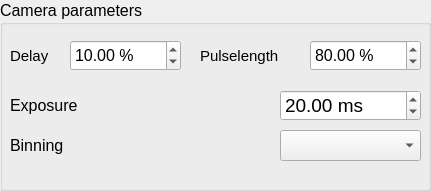
           <widget class="QGroupBox" name="groupBox_11">
            <property name="geometry">
             <rect>
              <x>10</x>
              <y>110</y>
              <width>431</width>
              <height>191</height>
             </rect>
            </property>
            <property name="font">
             <font>
              <pointsize>12</pointsize>
             </font>
            </property>
            <property name="title">
             <string>Camera parameters</string>
            </property>
            <widget class="QLabel" name="label_38">
             <property name="geometry">
              <rect>
               <x>10</x>
               <y>40</y>
               <width>131</width>
               <height>31</height>
              </rect>
             </property>
             <property name="font">
              <font>
               <pointsize>11</pointsize>
              </font>
             </property>
             <property name="text">
              <string>Delay</string>
             </property>
            </widget>
            <widget class="QLabel" name="label_39">
             <property name="geometry">
              <rect>
               <x>200</x>
               <y>40</y>
               <width>131</width>
               <height>31</height>
              </rect>
             </property>
             <property name="font">
              <font>
               <pointsize>11</pointsize>
              </font>
             </property>
             <property name="text">
              <string>Pulselength</string>
             </property>
            </widget>
            <widget class="QDoubleSpinBox" name="CameraTriggerDelaySpinBox">
             <property name="enabled">
              <bool>true</bool>
             </property>
             <property name="geometry">
              <rect>
               <x>70</x>
               <y>40</y>
               <width>111</width>
               <height>31</height>
              </rect>
             </property>
             <property name="font">
              <font>
               <pointsize>12</pointsize>
              </font>
             </property>
             <property name="suffix">
              <string> %</string>
             </property>
             <property name="maximum">
              <double>100.000000000000000</double>
             </property>
             <property name="singleStep">
              <double>0.100000000000000</double>
             </property>
             <property name="value">
              <double>10.000000000000000</double>
             </property>
            </widget>
            <widget class="QDoubleSpinBox" name="CameraTriggerPulseLengthSpinBox">
             <property name="enabled">
              <bool>true</bool>
             </property>
             <property name="geometry">
              <rect>
               <x>310</x>
               <y>40</y>
               <width>111</width>
               <height>31</height>
              </rect>
             </property>
             <property name="font">
              <font>
               <pointsize>12</pointsize>
              </font>
             </property>
             <property name="suffix">
              <string> %</string>
             </property>
             <property name="maximum">
              <double>100.000000000000000</double>
             </property>
             <property name="singleStep">
              <double>0.100000000000000</double>
             </property>
             <property name="value">
              <double>80.000000000000000</double>
             </property>
            </widget>
            <widget class="QLabel" name="label_36">
             <property name="geometry">
              <rect>
               <x>10</x>
               <y>90</y>
               <width>141</width>
               <height>31</height>
              </rect>
             </property>
             <property name="font">
              <font>
               <pointsize>12</pointsize>
              </font>
             </property>
             <property name="text">
              <string>Exposure</string>
             </property>
            </widget>
            <widget class="QDoubleSpinBox" name="CameraExposureTimeSpinBox">
             <property name="enabled">
              <bool>true</bool>
             </property>
             <property name="geometry">
              <rect>
               <x>280</x>
               <y>90</y>
               <width>141</width>
               <height>31</height>
              </rect>
             </property>
             <property name="font">
              <font>
               <pointsize>14</pointsize>
              </font>
             </property>
             <property name="suffix">
              <string> ms</string>
             </property>
             <property name="minimum">
              <double>1.000000000000000</double>
             </property>
             <property name="maximum">
              <double>300000.000000000000000</double>
             </property>
             <property name="singleStep">
              <double>1.000000000000000</double>
             </property>
             <property name="value">
              <double>20.000000000000000</double>
             </property>
            </widget>
            <widget class="QComboBox" name="BinningComboBox">
             <property name="geometry">
              <rect>
               <x>280</x>
               <y>130</y>
               <width>141</width>
               <height>31</height>
              </rect>
             </property>
             <property name="font">
              <font>
               <pointsize>14</pointsize>
              </font>
             </property>
            </widget>
            <widget class="QLabel" name="label_37">
             <property name="geometry">
              <rect>
               <x>10</x>
               <y>130</y>
               <width>141</width>
               <height>31</height>
              </rect>
             </property>
             <property name="font">
              <font>
               <pointsize>12</pointsize>
              </font>
             </property>
             <property name="text">
              <string>Binning</string>
             </property>
            </widget>
           </widget>
